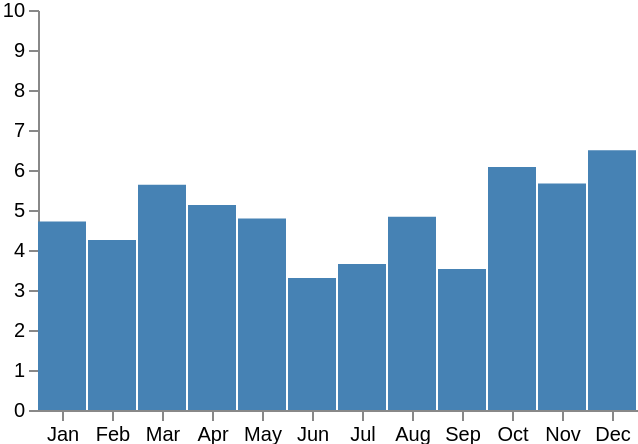

The specification (Vega-Lite) saved for this image:
### Vega specification from a JSON file in a GitHub repository (floating-point values rounded to 4 significant figures)
{"$schema": "https://vega.github.io/schema/vega/v5.json", "description": "A hypothetical outcome plot that uses animated samples to convey uncertainty.", "width": 300, "height": 200, "signals": [{"name": "baseline", "value": 5}, {"name": "noise", "value": 2, "bind": {"input": "range", "min": 0, "max": 4, "step": 0.1}}, {"name": "trend", "value": 0, "bind": {"input": "range", "min": -1, "max": 1, "step": 0.1}}, {"name": "sample", "value": 1, "on": [{"events": "timer{1000}", "update": "1 + ((sample + 1) % 3)"}]}], "data": [{"name": "steps", "transform": [{"type": "sequence", "start": 0, "stop": 12, "step": 1}, {"type": "formula", "as": "month", "expr": "timeFormat(datetime(2015, datum.data, 1), '%b')"}, {"type": "formula", "as": "value", "expr": "clamp(sample && (baseline - 0.5 * trend * (5.5 - datum.data) + noise * (2 * random() - 1)), 0, 10)"}]}], "scales": [{"name": "xscale", "type": "band", "domain": {"data": "steps", "field": "month"}, "range": "width"}, {"name": "yscale", "type": "linear", "domain": [0, 10], "range": "height"}], "axes": [{"orient": "left", "scale": "yscale"}, {"orient": "bottom", "scale": "xscale"}], "marks": [{"type": "rect", "from": {"data": "steps"}, "encode": {"enter": {"x": {"scale": "xscale", "field": "month"}, "width": {"scale": "xscale", "band": 1, "offset": -1}, "fill": {"value": "steelblue"}}, "update": {"y": {"scale": "yscale", "field": "value"}, "y2": {"scale": "yscale", "value": 0}}}}]}
